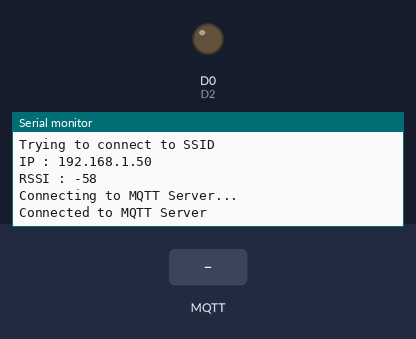
Recording of a sketch running on a simulated ESP8266 (Wemos D1 mini). On the bench: output pins drawn as LEDs (lit = HIGH), the last lines printed to the serial monitor. The test bench sets the inputs (shaded band). WiFi joins after 1.5 s; servers stay silent unless stated; no MQTT or app messages arrive unless stated.

Above: at 2.7 s.
2.8 s: MQTT message "1" arrives on the first subscribed topic
At 3.8 s:
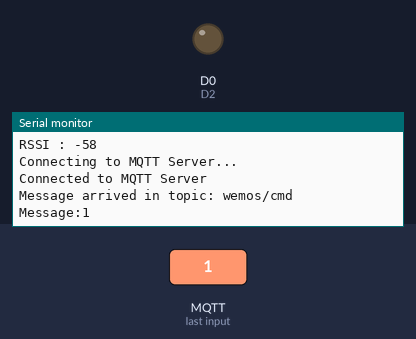
4.3 s: MQTT message "on" arrives on the first subscribed topic
At 4.9 s:
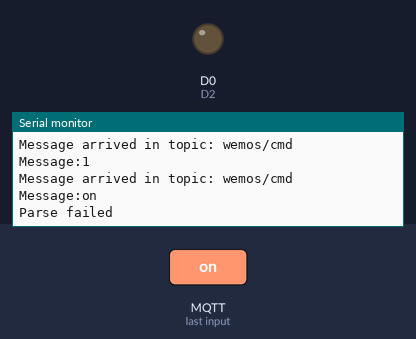
5.8 s: MQTT message "off" arrives on the first subscribed topic
At 6.1 s:
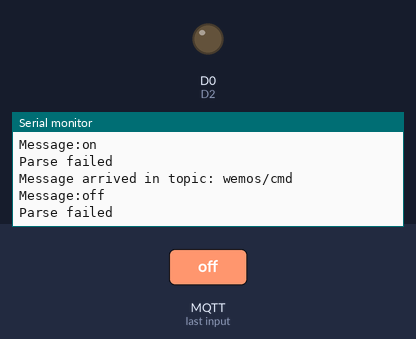

The sketch:

mqtt_test.ino
```cpp
#include <ESP8266WiFi.h>
#include <PubSubClient.h>
#include <ArduinoJson.h>

const int D2 = 16;

//wifi credential
const char* ssid = "HN-03";
const char* password = "5D3v1#vW";

//mqtt
const char* mqttServer = "kazeserver.ddns.net";
const int mqttPort = 1883;
const char* mqttUser = "kaze";
const char* mqttPassword = "5D3v1#vW";

// variable
long millisNow = 0;
long lastSendMsg = 0;
boolean LED = true;
const size_t capacity = JSON_OBJECT_SIZE(1) + 50;
StaticJsonDocument<200> jsonBuffer;
DynamicJsonDocument jsonSerial(capacity);

//first init
WiFiClient espClient;
PubSubClient client(espClient);

void setup() {

  pinMode(D2, OUTPUT);

  Serial.begin(115200);

  WiFi.begin(ssid, password);

  while (WiFi.status() != WL_CONNECTED){
    delay(500); //delay 500ms before trying again
    Serial.println("Trying to connect to SSID");
  }

  Serial.print ("IP : ");
  Serial.println(WiFi.localIP());
  Serial.print ("RSSI : ");
  Serial.println(WiFi.RSSI());

  client.setServer(mqttServer, mqttPort);
  client.setCallback(callback);
}

void loop() {
  // put your main code here, to run repeatedly:
  millisNow = millis();

  //Connect to the mqtt server
  while (!client.connected()){ //loop until connected to server !
    Serial.println("Connecting to MQTT Server...");
    if (client.connect("Wemos D1 Trial", mqttUser, mqttPassword)){ //trying to connect
      Serial.println("Connected to MQTT Server");
      client.subscribe("wemos/cmd");
    } else {
      Serial.print("Can't connect to MQTT Server : ");
      Serial.println(client.state()); //print the fault code
      delay(200); //wait 200ms
    }
  }

  if(millisNow > lastSendMsg + 1000){
    String relay_1_status = "";

    if(digitalRead(D2) == 1){
      jsonSerial["relay_1_status"] = true;
    } else {
      jsonSerial["relay_1_status"] = false;
    }

    serializeJson(jsonSerial, relay_1_status);

    client.publish("wemos/status", (char*)relay_1_status.c_str());
    relay_1_status = "";

    lastSendMsg = millisNow;
  }

  client.loop();
}

void callback(char* topic, byte* payload, unsigned int length) {
  String message = "";

  Serial.print("Message arrived in topic: ");
  Serial.println(topic);

  Serial.print("Message:");
  for (int i = 0; i < length; i++) {
//    Serial.print((char)payload[i]);
    message = message+(char)payload[i];
  }

  Serial.println(message);

  DeserializationError json_recv = deserializeJson(jsonBuffer,message);

  if (json_recv){
    Serial.println("Parse failed");
  }

  if(jsonBuffer["relay_1"] == true){
    digitalWrite(D2, HIGH);
  } else if (jsonBuffer["relay_1"] == false) {
    digitalWrite(D2, LOW);
  }

  message = "";
}
```

Measured:
- after the input at 2.8 s, the serial monitor: prints a new line at once (image 1)
- after the input at 4.3 s, the serial monitor: prints a new line at once (image 2)
- after the input at 5.8 s, the serial monitor: prints a new line at once (image 3)
